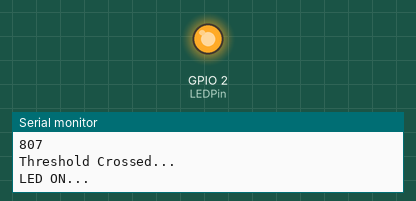
Recording of a sketch running on a simulated ESP32. On the bench: output pins drawn as LEDs (lit = HIGH), the last lines printed to the serial monitor. Random numbers use the default seed unless the sketch sets one.

Above: at 0.1 s.
At 37.1 s:
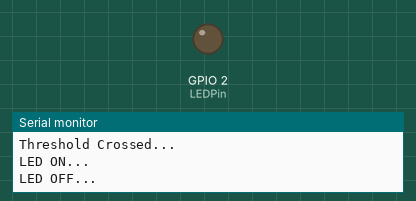
Timing chart, 0 to 38.6 s (numbered marks = the images above):
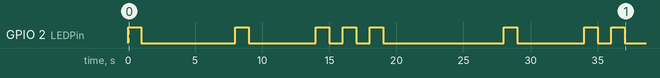

Measured:
- by itself, GPIO 2 (LEDPin): LOW → HIGH at 0.00 s, → LOW 1.0 s later, → HIGH 7.0 s later, → LOW 1.0 s later, … (16 changes in this stretch)

The sketch:

main.ino
```cpp
#include <Arduino.h>

#define LEDPin 2

// Task Handle
TaskHandle_t LedTaskHandle;
TaskHandle_t IRTaskHandle;

void setup() {

  Serial.begin(115200);

  pinMode(LEDPin, OUTPUT);

  // Task Creation
  xTaskCreate(LEDTask, "LED Task", 2048, NULL, 1, &LedTaskHandle);
  xTaskCreate(IRTask, "IR Task", 2048, NULL, 1, &IRTaskHandle);

}

void LEDTask(void *pvParameters)
{
  while (1) {
    ulTaskNotifyTake(pdTRUE, portMAX_DELAY);

    Serial.println("LED ON...");
    digitalWrite(LEDPin, HIGH);
    vTaskDelay(pdMS_TO_TICKS(1000));
    digitalWrite(LEDPin, LOW);
    Serial.println("LED OFF...");
  }
}

void IRTask (void *pvParameters)
{
  int IRValue;
  while (1){
    IRValue = random(0, 1000);
    Serial.println(IRValue);
    if (IRValue > 700){
      Serial.println("Threshold Crossed...");
      xTaskNotifyGive(LedTaskHandle);
    }
    vTaskDelay(pdMS_TO_TICKS(2000));
  }
}

void loop() {
  // put your main code here, to run repeatedly:

}
```
